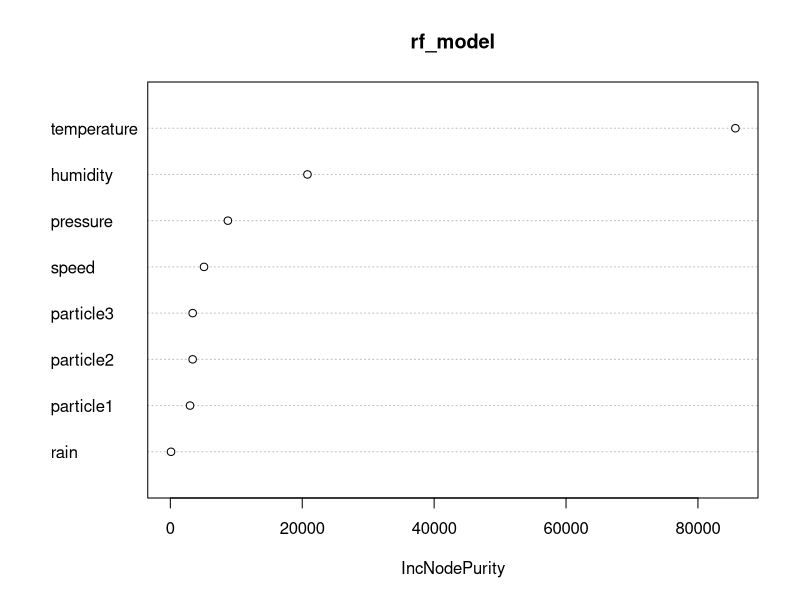
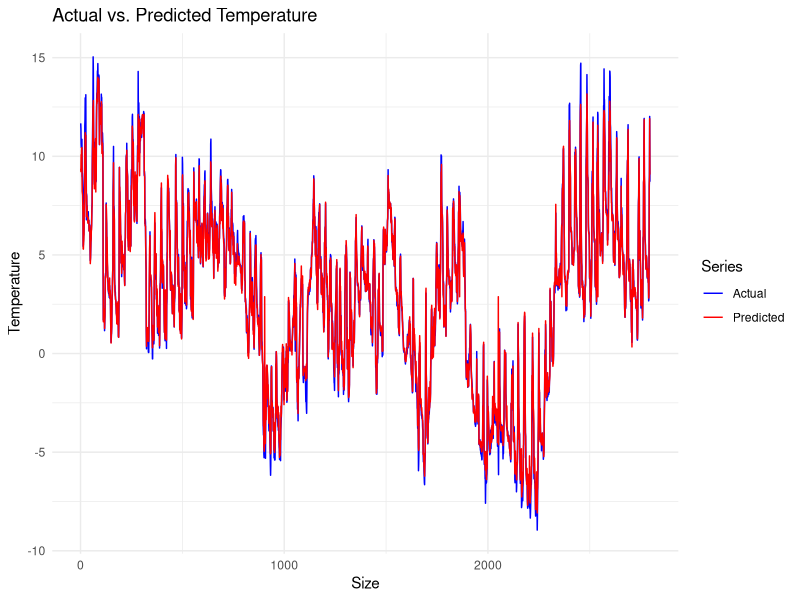
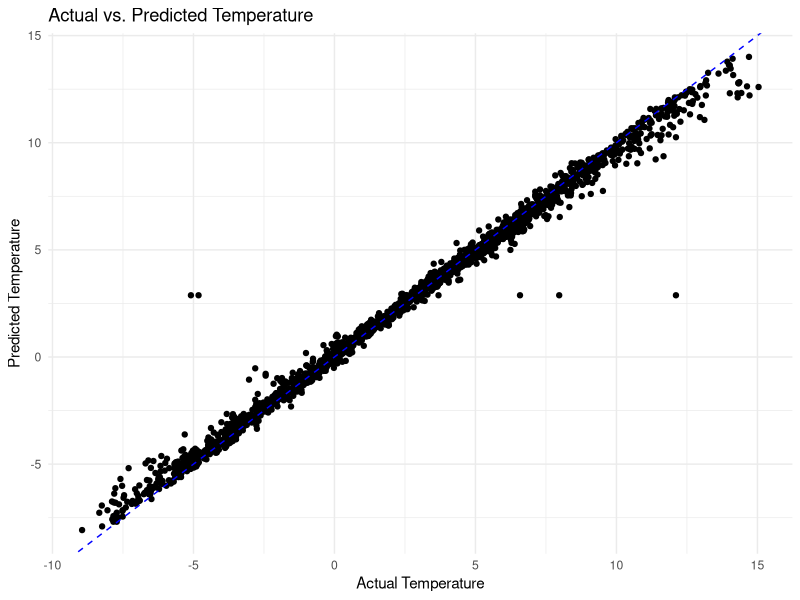
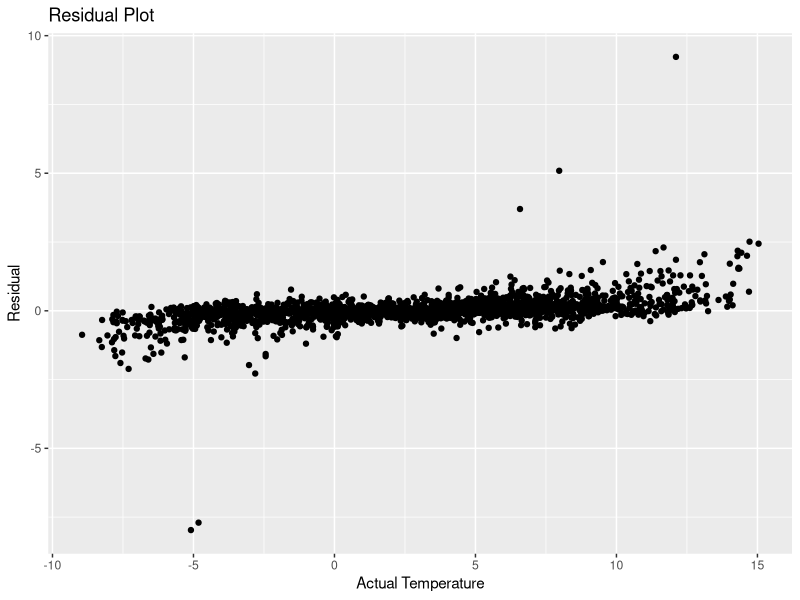
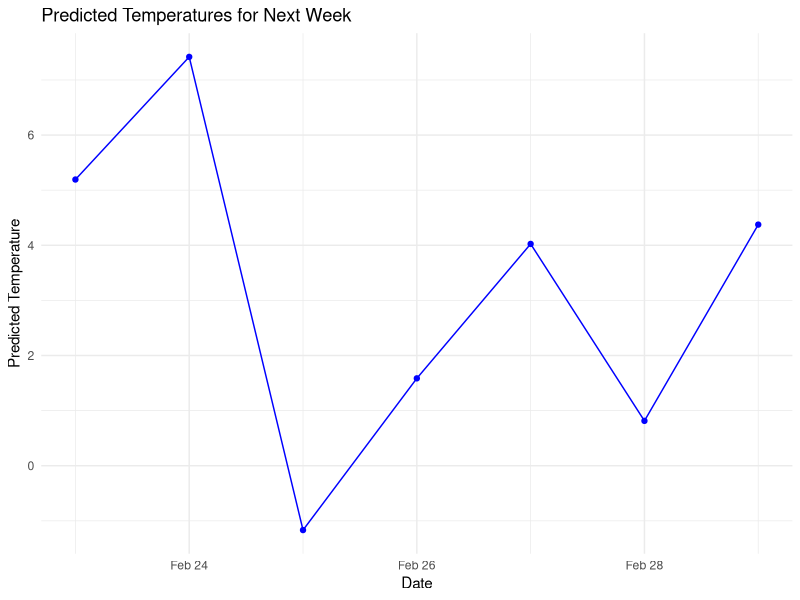
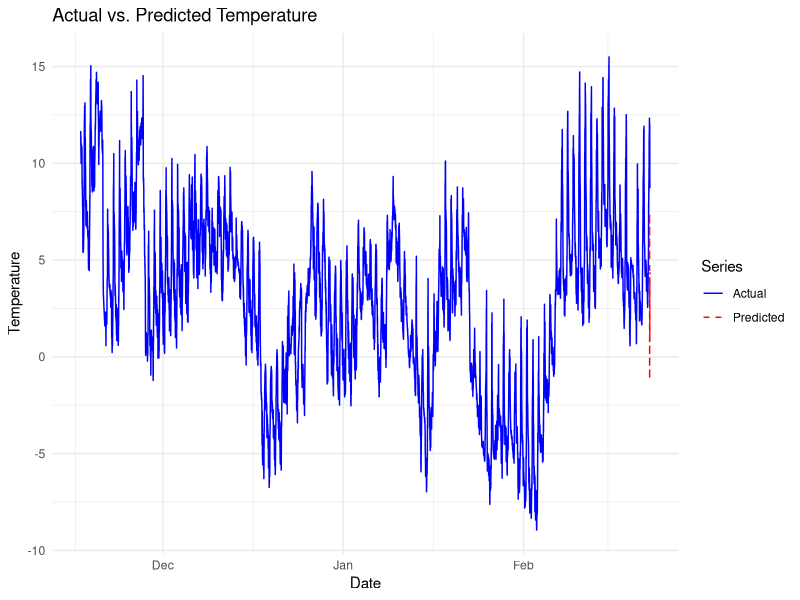
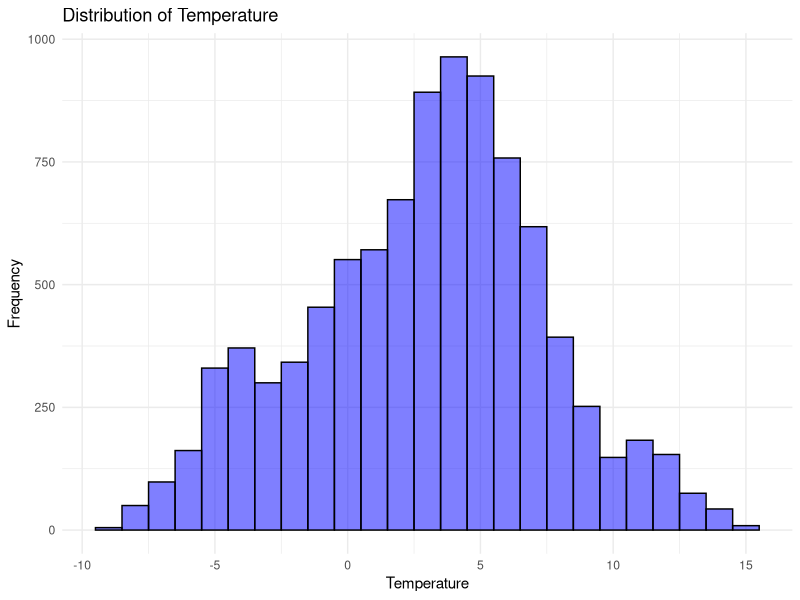
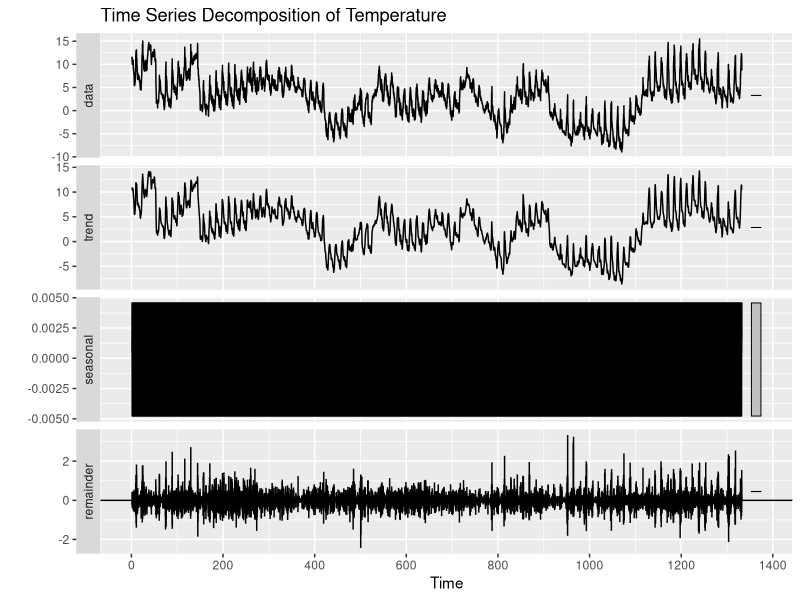

Recreate these plots in R, in order.
## ---- chunk 1
#| echo: false
#| warning: false
#| message: false
#| include: false
library(tidyverse)
library(randomForest)
library(caret)
library(corrplot)
## ---- chunk 2
#| echo: false
#| warning: false
#| message: false
#| include: false

df <- read_csv("data.csv")
df$time <- as.POSIXct(df$time, format = "%Y-%m-%d %H:%M:%S")
df <- df[, -10]

features <- select(df, -time)
labels <- df$temperature


set.seed(123)
train_indices <- createDataPartition(labels, p = 0.7, list = FALSE)
train_features <- features[train_indices, ]
train_labels <- labels[train_indices]
test_features <- features[-train_indices, ]
test_labels <- labels[-train_indices]

train <- data.frame(train_features, temperature = train_labels)


## ---- chunk 3
#| echo: false
#| warning: false
#| message: false
#| include: false
train
## ---- chunk 4
#| echo: false
#| warning: false
#| message: false
#| include: false
sum(is.na(train$particle1))

sum(is.na(train_labels))

sum(is.na(train_features))

## ---- chunk 5
#| echo: false
#| warning: false
#| message: false
#| include: false
df$particle1[is.na(df$particle1)] <- mean(df$particle1, na.rm = TRUE)
df$particle2[is.na(df$particle2)] <- mean(df$particle2, na.rm = TRUE)
df$particle3[is.na(df$particle3)] <- mean(df$particle3, na.rm = TRUE)

train$particle1[is.na(train$particle1)] <- mean(train$particle1, na.rm = TRUE)
train$particle2[is.na(train$particle2)] <- mean(train$particle2, na.rm = TRUE)
train$particle3[is.na(train$particle3)] <- mean(train$particle3, na.rm = TRUE)


train_features$particle1[is.na(train_features$particle1)] <- mean(train_features$particle1, na.rm = TRUE)
train_features$particle2[is.na(train_features$particle2)] <- mean(train_features$particle2, na.rm = TRUE)
train_features$particle3[is.na(train_features$particle3)] <- mean(train_features$particle3, na.rm = TRUE)
## ---- chunk 6
#| echo: false
#| warning: false
#| message: false
#| include: false
rf_model <- randomForest(train_labels ~ ., data = train_features, ntree = 500)

rf_model

## ---- chunk 7
#| echo: false
#| warning: false
#| message: false
#| include: false
imporctance <- varImpPlot(rf_model)
## ---- chunk 8
predictions <- predict(rf_model, newdata = test_features)

predictions[is.na(predictions)] <- mean(predictions, na.rm = TRUE)
## ---- chunk 9
mae <- mean(abs(predictions - test_labels))
cat("Mean Absolute Error (MAE):", mae, "\n")

mape <- mean(abs(predictions - test_labels) / test_labels) * 100
accuracy <- 100 - mape
cat("Accuracy:", accuracy, "%\n")

## ---- chunk 10
#| echo: false
#| warning: false
#| message: false
#| include: false
library(ggplot2)


plot_data <- data.frame(
  Actual = test_labels,
  Predicted = predictions
)


plot1 <- ggplot(plot_data, aes(x = Actual, y = Predicted)) +
  geom_point() +
  geom_abline(intercept = 0, slope = 1, linetype = "dashed", color = "blue") + 
  labs(x = "Actual Temperature", y = "Predicted Temperature", title = "Actual vs. Predicted Temperature") +
  theme_minimal()

## ---- chunk 11
#| echo: false
#| warning: false
#| message: false
#| include: false
plot2 <- ggplot(plot_data, aes(x = Actual, y = Actual - Predicted)) +
  geom_point() +
  labs(x = "Actual Temperature", y = "Residual", title = "Residual Plot")

## ---- chunk 12
#| echo: false
#| warning: false
#| message: false
#| include: false

plot_data <- data.frame(
  Actual = test_labels,   
  Predicted = predictions 
)

plot_data$index <- seq_along(test_labels)

ggplot(plot_data, aes(x = index)) +
  geom_line(aes(y = Actual, color = "Actual")) + 
  geom_line(aes(y = Predicted, color = "Predicted")) +  
  scale_color_manual(name = "Series", values = c(Actual = "blue", Predicted = "red")) + 
  labs(x = "Size", y = "Temperature", title = "Actual vs. Predicted Temperature") + 
  theme_minimal()

## ---- chunk 13
plot1
## ---- chunk 14
plot2
## ---- chunk 15
#| echo: false
#| warning: false
#| message: false
#| include: false
# Simulate different scenarios for next week
num_days <- 7
new_data <- data.frame(
  temperature = rep(NA, num_days),
  humidity = rep(NA, num_days),
  speed = rep(NA, num_days),
  rain = rep(NA, num_days),
  pressure = rep(NA, num_days),
  particle1 = rep(NA, num_days), 
  particle2 = rep(NA, num_days), 
  particle3 = rep(NA, num_days)
)

# Simulate different scenarios for each day
for (day in 1:num_days) {
  new_data$temperature[day] <- mean(train$temperature, na.rm = TRUE) + rnorm(1, mean = 0, sd = 3)
  new_data$humidity[day] <- mean(train$humidity, na.rm = TRUE) + rnorm(1, mean = 0, sd = 5)
  new_data$speed[day] <- mean(train$speed, na.rm = TRUE) + rnorm(1, mean = 0, sd = 2)
  new_data$rain[day] <- mean(train$rain, na.rm = TRUE) + rnorm(1, mean = 0, sd = 1)
  new_data$pressure[day] <- mean(train$pressure, na.rm = TRUE) + rnorm(1, mean = 0, sd = 3)
  new_data$particle1[day] <- mean(train$particle1, na.rm = TRUE) + rnorm(1, mean = 0, sd = 0.5)
  new_data$particle2[day] <- mean(train$particle2, na.rm = TRUE) + rnorm(1, mean = 0, sd = 0.5)
  new_data$particle3[day] <- mean(train$particle3, na.rm = TRUE) + rnorm(1, mean = 0, sd = 0.5)
}

# Predict temperatures for next week
predictions_next_week <- predict(rf_model, newdata = new_data)
predictions_next_week


## ---- chunk 16
# Set the starting date to February 23, 2022
start_date <- as.Date("2022-02-23")

# Generate dates for the next week
dates_next_week <- seq(start_date, by = "day", length.out = 7)

# Prepare data for plotting
plot_data_next_week <- data.frame(
  Date = dates_next_week,
  Predicted_Temperature = predictions_next_week
)

# Plot predicted temperatures for next week
ggplot(plot_data_next_week, aes(x = Date, y = Predicted_Temperature)) +
  geom_line(color = "blue") +
  geom_point(color = "blue") +
  labs(x = "Date", y = "Predicted Temperature", title = "Predicted Temperatures for Next Week") +
  theme_minimal()

## ---- chunk 17
tail(df)

## ---- chunk 18
df$time <- as.POSIXct(df$time)


plot_data <- data.frame(
  hour = df$time,
  Actual_Temperature = df$temperature,
  Predicted_Temperature = c(rep(NA, nrow(df) - 7), predictions_next_week)
)


ggplot(plot_data, aes(x = hour)) +
  geom_line(aes(y = Actual_Temperature, color = "Actual")) +
  geom_line(aes(y = Predicted_Temperature, color = "Predicted"), linetype = "dashed") +
  labs(x = "Date", y = "Temperature", title = "Actual vs. Predicted Temperature") +
  scale_color_manual(name = "Series", values = c("Actual" = "blue", "Predicted" = "red")) +
  theme_minimal()

## ---- chunk 19
ggplot(df, aes(x = temperature)) +
  geom_histogram(binwidth = 1, fill = "blue", color = "black", alpha = 0.5) +
  labs(x = "Temperature", y = "Frequency", title = "Distribution of Temperature") +
  theme_minimal()

## ---- chunk 20
library(forecast)
df_ts <- ts(df$temperature, frequency = 7)  
decomposed <- decompose(df_ts)
autoplot(decomposed) + labs(title = "Time Series Decomposition of Temperature")


## ---- chunk 21
graph2 <- ggplot(df, aes(x = time, y = temperature)) +
  geom_bar(stat = 'identity', color = 'steelblue', alpha = 0.8) +  # Adjust appearance of bars
  scale_fill_brewer(palette = "Set3") +  # Color palette for bars
  labs(
    title = "Temperature Over Time",
    x = "Time",
    y = "Temperature (°C)"
  ) +
  theme_minimal() +  # Use minimal theme
  theme(legend.position = "none")  # Remove legend for fill color

print(graph2)
